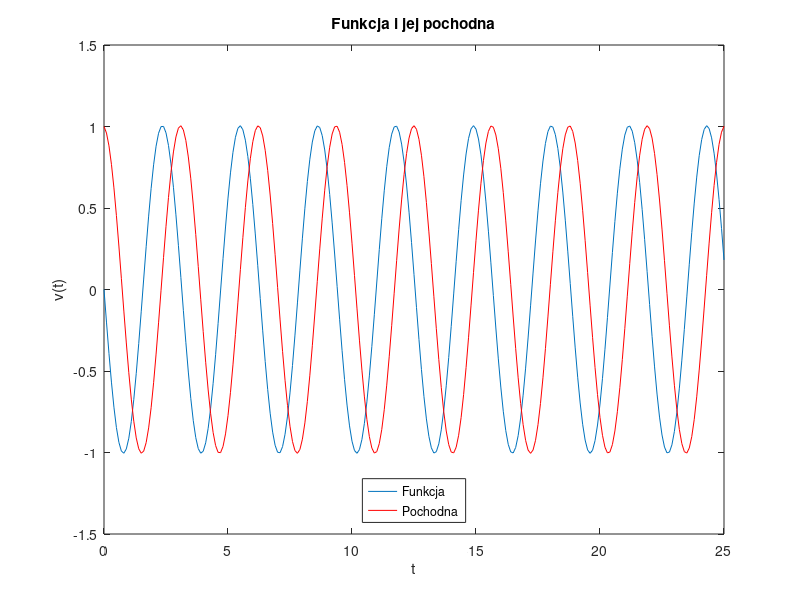
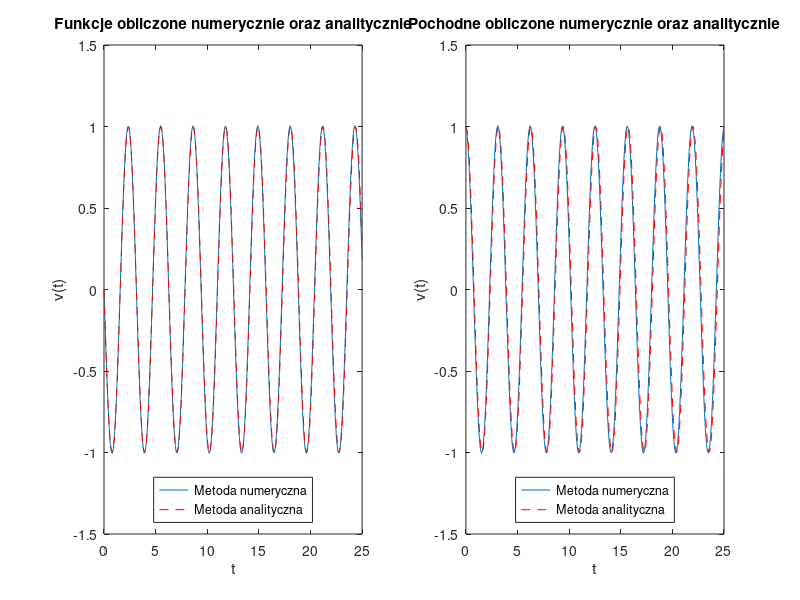

MATLAB code for these plots, in order:
%% Rozwiazywanie rownan rozniczkowych metoda Eulera!
%% Zadanie 2
clear;
a = 2;
h = 0.1;
x = 0:h:25;

y = zeros(size(x));
d_pochodna = zeros(size(y));

%% Warosci początkowe
y(1)=0;
d_pochodna(1)=1;

%%tablice dla wyników metody analitycznej 
m_an = zeros(size(x));
d_m_an = zeros(size(x));

for i = 2:length(y)
    y(i)=y(i-1) + (h*(-a)*d_pochodna(i-1));
    d_pochodna(i) = d_pochodna(i-1) - (h*(-a)* y(i));
end

m_an(:)=   sin((-a)*x(:));
d_m_an(:)=   cos((-a)*x(:));

figure (1)
plot (x,y,x,d_pochodna,' red')
title('Funkcja i jej pochodna')
legend('Funkcja','Pochodna','Location',['south'])
xlabel ('t');
ylabel ('v(t)');
figure(2)
subplot (1,2,1)
plot(x,y,x,m_an,'--red');
title('Funkcje obliczone numerycznie oraz analitycznie')
legend('Metoda numeryczna','Metoda analityczna','Location',['south'])
xlabel ('t');
ylabel ('v(t)');
xlim([0 25]);
%figure(3)
subplot(1,2,2)
plot(x,d_pochodna,x,d_m_an,'--red');
title('Pochodne obliczone numerycznie oraz analitycznie')
legend('Metoda numeryczna','Metoda analityczna','Location',['south'])
xlabel ('t');
ylabel ('v(t)');
xlim([0 25]);


%figure(2)
%plot (x,m_an,x,d_m_an)


%ylim([0 max(y)])
%s=y(:)- m_an(:);
%s= m_an(:)-y(:)
%figure (2)
%plot (x,s)
%title('Błąd przybliżenia');